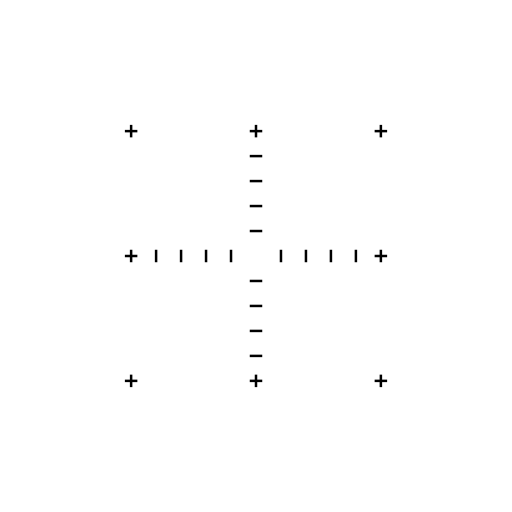
#> input picture XTES_pattern.png, 1024 x 1024 px (shown at 1/2 size)
$ jupyter execute XTES_calibration_testing.ipynb   (shell and % lines are left out)
#> lines starting #> are read from the running program, lines starting #| are printed output that depends on the picture; long printed decimals are rounded
### analysis_tools.py
import numpy as np
import imageio
import scipy.ndimage.interpolation as interpolate
import scipy.ndimage as ndimage
import matplotlib.pyplot as plt
import os

local_path = os.path.dirname(os.path.abspath(__file__))


class YagAlign:

    # [293 lines left out: functions __init__, check_alignment, get_contrast, get_transform, FT, x_corr and 3 more, not called in this run]

class XTESAlign:

    def __init__(self):

        # the TEMPLATE
        im0 = imageio.imread(local_path+"/XTES_pattern.png")[:, :, 3]
#         im0 = imageio.imread(local_path+"/XTES_pattern_zoom_out.png")[:, :, 3]

        Nt, Mt = np.shape(im0)
        Nd = 1024
        im0 = np.pad(im0,
                     ((int((Nd - Nt) / 2 + 1), int((Nd - Nt) / 2)), (int((Nd - Mt) / 2 + 1), int((Nd - Mt) / 2))),
                     mode='constant')

        self.Nt, self.Mt = np.shape(im0)

        self.im0 = np.array(im0, dtype=float)
        # self.im0 = 255.0-im0

        x = np.linspace(-self.Mt / 2, self.Mt / 2 - 1, self.Mt)
        fx_max = 0.5
        fx = x * fx_max / np.max(x)

        y = np.linspace(-self.Nt / 2, self.Nt / 2 - 1, self.Nt)
        fy_max = 0.5
        fy = y * fy_max / np.max(y)

        self.fx, self.fy = np.meshgrid(fx, fy)

        self.fr = np.sqrt(self.fx ** 2 + self.fy ** 2)
        self.ftheta = np.arctan2(self.fy, self.fx)

        self.logbase = 1.1

    def check_alignment(self, data):

        Nt, Mt = np.shape(data)
        Nd = 1024

        bgval = self.get_borderval(data)

        data = data - bgval
        dataEmbed = np.zeros((Nd, Nd))

        data = self.embed_to(dataEmbed, data)

        #data = np.pad(data,
        #             ((int((Nd - Nt) / 2 + 1), int((Nd - Nt) / 2)),
        #              (int((Nd - Mt) / 2 + 1), int((Nd - Mt) / 2))),
        #             mode='constant', constant_values=self.get_borderval(data))

        # assume that the data coming in is already pretty well-centered
        shifts, transforms = self.get_transform(data)

        scale = transforms['scale']
        rotation = transforms['theta']
        translation = transforms['translation']

        output = {}
        output['shifts'] = shifts
        output['scale'] = scale
        output['contrast'] = 0
        output['rotation'] = rotation
        output['translation'] = translation

        return output

    def get_transform(self, img):

        Ni, Mi = np.shape(img)

        Nr = 256

        # log-polar coordinate system
        r1 = np.linspace(0, np.log(self.Nt / 8) / np.log(self.logbase), Nr)
        r1p = np.linspace(0, np.log(self.Nt / 8) / np.log(self.logbase), Nr)

        # this works much better if a wide range is used...
        theta1 = np.linspace(-np.pi/2, np.pi / 2, 181)
        r1, theta1 = np.meshgrid(r1, theta1)

        r2 = np.exp(r1 * np.log(self.logbase))

        # coordinates to map to
        y = r2 * np.sin(theta1) + self.Nt / 2
        x = r2 * np.cos(theta1) + self.Mt / 2

        # FFT of each image
        F1 = self.FT(self.im0)
        F2 = self.FT(img)

        # map to log polar coordinates
        F1abs_out = np.empty_like(y)
        ndimage.map_coordinates(np.log(np.abs(F1) + 1), [y, x], output=F1abs_out, order=3)

        #plt.figure()
        #plt.imshow(F1abs_out)

        F2abs_out = np.empty_like(y)
        ndimage.map_coordinates(np.log(np.abs(F2) + 1), [y, x], output=F2abs_out, order=3)

        #plt.figure()
        #plt.imshow(F2abs_out)

        # Fourier transforms of log-polar FFTs
        M1 = np.fft.fft2(F1abs_out)
        M2 = np.fft.fft2(F2abs_out)

        # cross-correlation of M1 and M2
        cps = self.x_corr(M1, M2)
        cps_real = np.abs(np.fft.ifft2(cps))

        plt.figure()
        plt.imshow(cps_real)
        plt.title('Zoom, rotation correlation')

        # set first column of x-corr to zero (by design we don't expect that zoom = 1)
        cps_real[:, 0] = 0
        # restrict zoom to be within a certain range
        # cps_real[:, 32:] = 0

#         plt.figure()
#         plt.imshow(cps_real)

        # find correlation peak
        peak = np.unravel_index(np.argmax(cps_real), cps_real.shape)

        # determine zoom from peak location
        if peak[1] > Nr/2:
            scale_peak = Nr-peak[1]
            scale = self.logbase**(-r1p[scale_peak])
        else:
            scale = self.logbase**r1p[peak[1]]

        # determine rotation from peak location
        print(peak[0])
        print(theta1[peak[0], 0] * 180 / np.pi)
        # theta_offset = theta1[peak[0], 0] * 180 / np.pi + 18
#         theta_offset = theta1[peak[0], 0] * 180 / np.pi + 90
        theta_offset = theta1[peak[0],0] * 180/np.pi + 90

        # get theta nearest to zero
        if theta_offset > 45:
            theta_offset = 90 - theta_offset
            #print(theta_offset)
        if theta_offset < -45:
            theta_offset = theta_offset + 90

        print(theta_offset)

        # get background value of image
        bgval = self.get_borderval(img)

        # change scale and rotate based on above results
        zoom_out = interpolate.zoom(interpolate.rotate(img, -theta_offset, reshape=False,
                                                       mode='constant', cval=bgval), 1. / scale)
        # get new image size
        Nz, Mz = np.shape(zoom_out)

        # embed image in a size matching the template
        zoom_embed = np.zeros_like(self.im0) + bgval

        zoom_embed = self.embed_to(zoom_embed, zoom_out)

        #plt.figure()
        #plt.imshow(zoom_embed)

        ## figure out translation
        # we already have F1
        F2p = self.FT(zoom_embed)

        # cross-correlation for determining translation
        cps = self.x_corr(F1, F2p)
        cps_real = np.fft.fftshift(np.abs(np.fft.ifft2(np.fft.fftshift(cps))))

        plt.figure()
        plt.imshow(cps_real)
        plt.title('Translation correlation')

        # find peak (relative to center)
        peak = np.unravel_index(np.argmax(cps_real), cps_real.shape)
        peak = np.array(peak) - int(Ni/2)

        # line up with template based on translation
        shifted = np.roll(zoom_embed, peak, axis=(0, 1))

        transform = {}
        transform['scale'] = scale
        transform['theta'] = theta_offset
        transform['translation'] = peak

        return shifted, transform

    @staticmethod
    def FT(img):
        N, M = np.shape(img)
        F = np.fft.fftshift(np.fft.fft2(np.fft.fftshift(img - np.mean(img))))
        # remove discontinuity at zero
        F[int(N / 2), int(M / 2)] = F[int(N / 2), int(M / 2) - 1]
        return F

    @staticmethod
    def x_corr(F1, F2):
        cps = F1 * np.conj(F2) / (np.abs(F1) * np.abs(F2) + np.finfo(float).eps)

        return cps

    @staticmethod
    def get_borderval(img, radius=None):
        """
        Given an image and a radius, examine the average value of the image
        at most radius pixels from the edge
        """
        if radius is None:
            mindim = min(img.shape)
            radius = max(1, mindim // 20)
        mask = np.zeros_like(img, dtype=bool)
        mask[:, :radius] = True
        mask[:, -radius:] = True
        mask[:radius, :] = True
        mask[-radius:, :] = True

        mean = np.median(img[mask])
        return mean

    @classmethod
    def embed_to(cls, where, what):
        """
        Given a source and destination arrays, put the source into
        the destination so it is centered and perform all necessary operations
        (cropping or aligning)

        Args:
            where: The destination array (also modified inplace)
            what: The source array

        Returns:
            The destination array
        """
        slices_from, slices_to = cls._get_emslices(where.shape, what.shape)

        where[slices_to[0], slices_to[1]] = what[slices_from[0], slices_from[1]]
        return where

    @staticmethod
    def _get_emslices(shape1, shape2):
        """
        Common code used by :func:`embed_to` and :func:`undo_embed`
        """
        slices_from = []
        slices_to = []
        for dim1, dim2 in zip(shape1, shape2):
            diff = dim2 - dim1
            # In fact: if diff == 0:
            slice_from = slice(None)
            slice_to = slice(None)

            # dim2 is bigger => we will skip some of their pixels
            if diff > 0:
                # diff // 2 + rem == diff
                rem = diff - (diff // 2)
                # rem = diff % 2
                slice_from = slice(diff // 2, dim2 - rem)
            if diff < 0:
                diff *= -1
                rem = diff - (diff // 2)
                # rem = diff % 2
                slice_to = slice(diff // 2, dim1 - rem)
            slices_from.append(slice_from)
            slices_to.append(slice_to)
        return slices_from, slices_to

### XTES_calibration_testing.ipynb
[cell 1]
import numpy as np
import matplotlib.pyplot as plt
from analysis_tools import XTESAlign
import imageio.v2 as imageio
from scipy import ndimage

## Reference pattern

[cell 2]
im0 = imageio.imread("XTES_pattern.png")[:, :, 3]
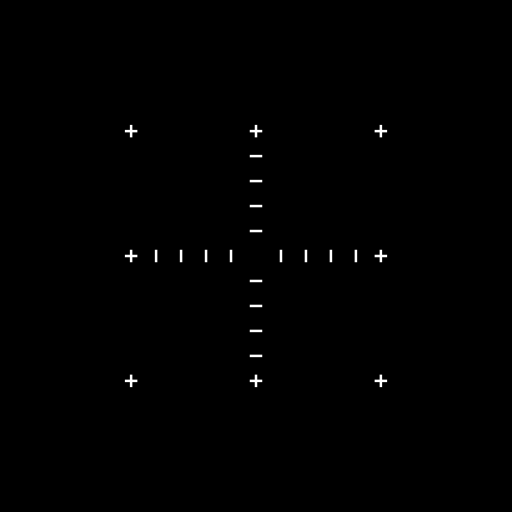
#> im0: shape (1024, 1024) (shown at 1/2 size); min 0, max 255, mean 0.9

plt.figure()
plt.imshow(im0)

## Test image, with adjustments

[cell 3]
im = imageio.imread('im4l0_001.tiff')
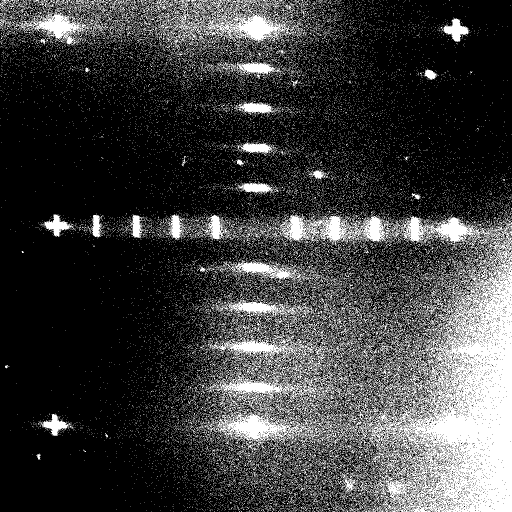
#> input picture im4l0_001.tiff, 1024 x 1024 px (shown at 1/2 size)
#> im: shape (1024, 1024) uint16; min 178, max 491, mean 247
im = im-np.min(im)

im2 = np.zeros_like(im,dtype=float)

plt.figure()
plt.imshow(im)
plt.title('Initial image')
# rotation, translation, and zoom

# adjust translation by some number of pixels
xShift = 10
yShift = 50
im = np.roll(im,[yShift, xShift])

# adjust zoom by some factor
zoom_adjust = 0.5
im = ndimage.zoom(im,zoom_adjust)
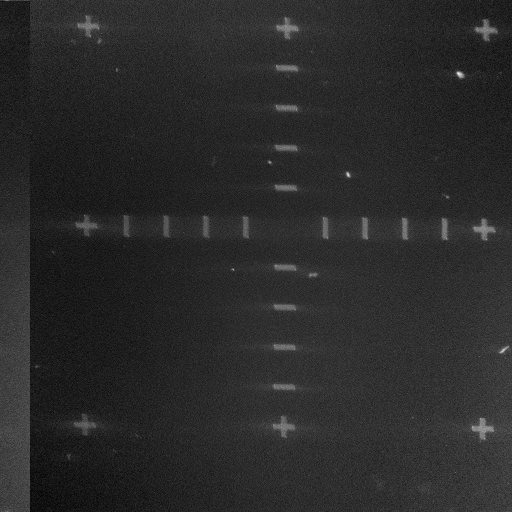
#> im: shape (512, 512) uint16; min 20, max 313, mean 69.2; drawn with min black and max white
bg = XTESAlign.get_borderval(im)
#> in get_borderval, `mean = np.median(img[mask])`: mean = 73
#> bg = 73
im2 += bg
#> im2: shape (1024, 1024) float64; every value is 73
im2 = XTESAlign.embed_to(im2,im)

# adust rotation by some number of degrees
degree_rotation = 3
im2 = ndimage.rotate(im2,degree_rotation,mode='nearest')
#> im2: shape (1076, 1076) float64

plt.figure()
plt.imshow(im2)
plt.title('Adjusted image')

## Image registration

[cell 4]
# alignment object
align = XTESAlign()
#> in __init__, `self.ftheta = np.arctan2(self.fy, self.fx)`:
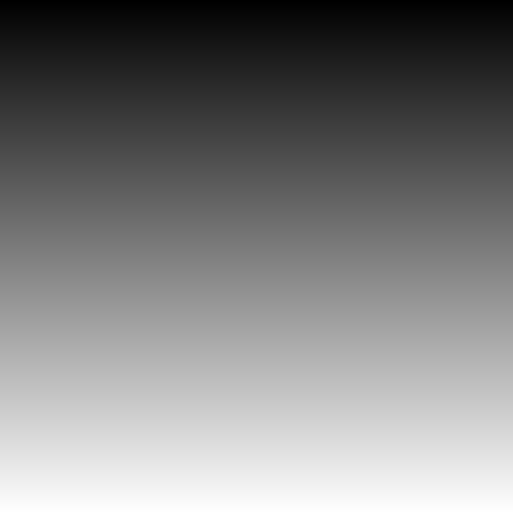
#> self.fy: shape (1025, 1025) float64 (shown at 1/2 size); min -0.501, max 0.5, mean -0.000489; drawn with min black and max white
output = align.check_alignment(im2)
#> in get_transform, `y = r2 * np.sin(theta1) + self.Nt / 2`:
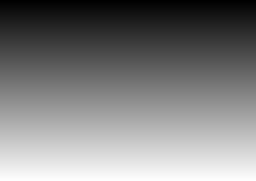
#> theta1: shape (181, 256) float64; min -1.57, max 1.57, mean 3.93e-17; drawn with min black and max white
#> in get_transform, `M1 = np.fft.fft2(F1abs_out)`:
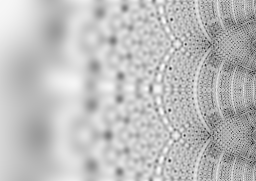
#> F1abs_out: shape (181, 256) float64; min 2.85, max 13.88, mean 11.09; drawn with min black and max white
#> in get_transform, `M2 = np.fft.fft2(F2abs_out)`:
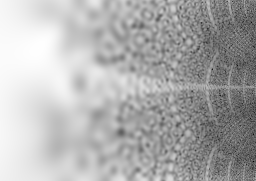
#> F2abs_out: shape (181, 256) float64; min 4.85, max 14.06, mean 11.2; drawn with min black and max white
#| -88.000
#| 2.000
#> in get_transform, `bgval = self.get_borderval(img)`: bgval = 0
#> in get_transform, `zoom_embed = np.zeros_like(self.im0) + bgval`: zoom_embed: shape (1025, 1025) float64; every value is 0
#> in embed_to (call 3), `where[slices_to[0], slices_to[1]] = what[slices_from[0], slices_from[1]]`:
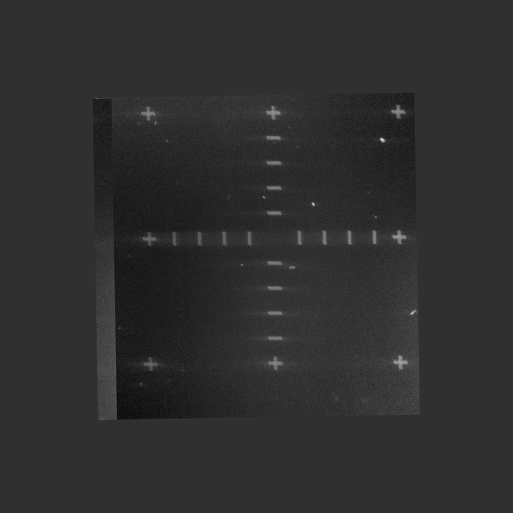
#> where: shape (1025, 1025) float64 (shown at 1/2 size); min -52.17, max 220, mean -1.5; drawn with min black and max white
#> in get_transform, `peak = np.unravel_index(np.argmax(cps_real), cps_real.shape)`: peak = (549, 477)
#> in get_transform, `peak = np.array(peak) - int(Ni/2)`: peak = [37, -35]
#> in get_transform, `shifted = np.roll(zoom_embed, peak, axis=(0, 1))`:
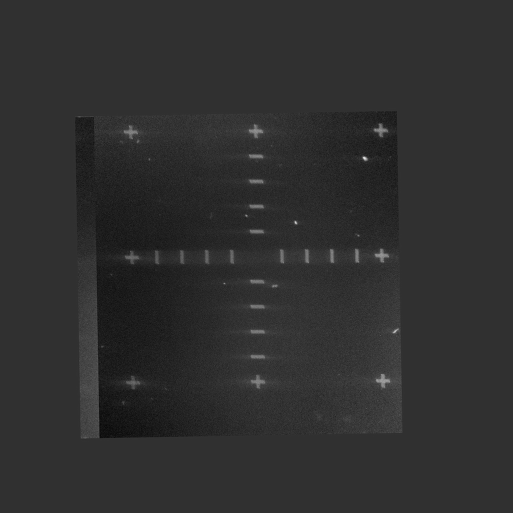
#> shifted: shape (1025, 1025) float64 (shown at 1/2 size); min -52.17, max 220, mean -1.5; drawn with min black and max white
#> in check_alignment, `shifts, transforms = self.get_transform(data)`: transforms = {'scale': 0.796, 'theta': 2, 'translation': [37, -35]}
#> in check_alignment, `scale = transforms['scale']`: scale = 0.796
#> in check_alignment, `rotation = transforms['theta']`: rotation = 2
#> in check_alignment, `translation = transforms['translation']`: translation = [37, -35]
#> output = 5 items
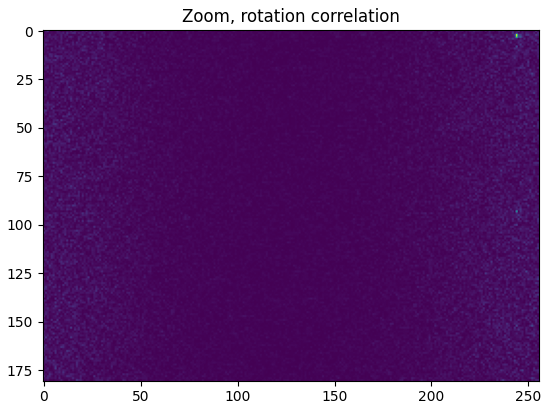
#> figure drawn by matplotlib, 1 panel

[cell 5]
plt.figure()
plt.imshow(output['shifts'])
plt.title('Registered image')

## Results

[cell 6]
print('Input rotated by {} degrees'.format(output['rotation']))
#| Input rotated by 2.000 degrees
print('Input scaled by {} relative to reference'.format(output['scale']))
#| Input scaled by 0.7958 relative to reference
# calculate pixel size based on reference image
pixel_size = 2e-3/500/output['scale']*1e6
#> pixel_size = 5.03
# reference pixel size
pixel_ref = 2e-3/500*1e6
print('Effective pixel size: {:.2f} microns'.format(pixel_size))
#| Effective pixel size: 5.03 microns
print('Input translated by {:.2f} microns in x and {:.2f} microns in y'.format(
    output['translation'][1]*pixel_ref,output['translation'][0]*pixel_ref))
#| Input translated by -140.00 microns in x and 148.00 microns in y
